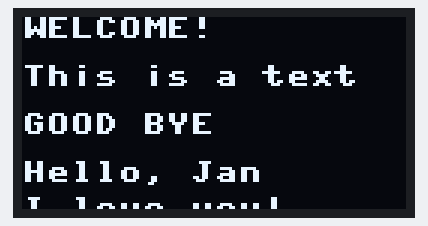
Bench run of a program on a simulated Raspberry Pi Pico running MicroPython. On the bench: 128×64 one-colour display. Library files of the repository ran but are not shown: ssd1306.py; what the program prints to the serial console is not drawn.

Above: at 2.3 s.
At 4.4 s:
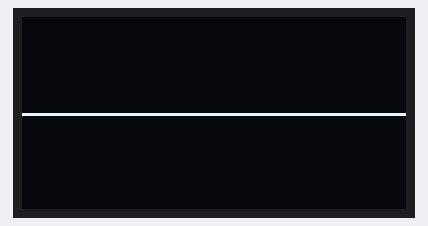
At 8.5 s:
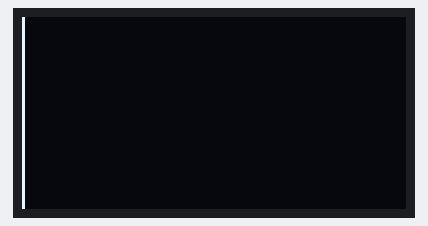
At 23.3 s:
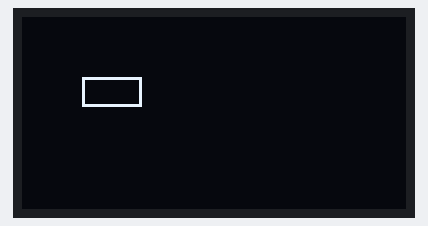
At 29.4 s:
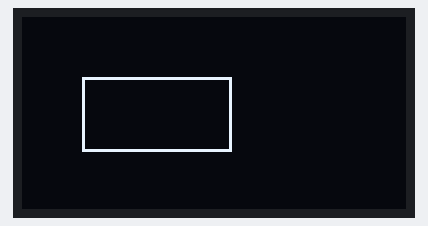
At 37.5 s:
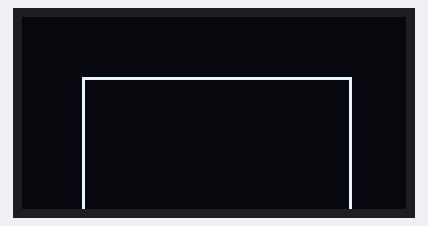

Measured:
- what the display in image 0 shows lasts 1.0 s, from 2.3 s to 3.3 s
- what the display in image 1 shows lasts 2.0 s, from 4.4 s to 6.4 s

The program:

oled_Tutorial.py
```python
# Complete project details at https://RandomNerdTutorials.com/raspberry-pi-pico-ssd1306-oled-micropython/
# have i2c scanner at bottom
#	https://microcontrollerslab.com/oled-display-raspberry-pi-pico-micropython-tutorial/
# this tutorial has good links to PIR and timers etc

# https://randomnerdtutorials.com/raspberry-pi-pico-ssd1306-oled-micropython/#comment-877114

from machine import Pin, SoftI2C,I2C
from ssd1306 import SSD1306_I2C
from time import sleep

#You can choose any other combination of I2C pins
i2c = SoftI2C(scl=Pin(3), sda=Pin(2))

I2C_ADDR = i2c.scan()[0]
print(hex(I2C_ADDR))


# Note, progranm did not work when I fed the number values for width and height in directly
oled_width = 128
oled_height = 64
oled = SSD1306_I2C(oled_width, oled_height, i2c, addr = 0x3d)
sleep(.2)
oled.text("WELCOME!", 0, 0,1)
# 4th arguembnet is color of text, 1 is white, o is black, 1=white = default
oled.text("This is a text", 0, 16,1)
oled.text("GOOD BYE", 0, 32,1)
oled.text('Hello, Jan', 0, 48)
oled.text('I love you!', 0, 60)
#oled.text('You are GREAT!', 0, 20)
sleep(2)
oled.show()
sleep(1)
oled.fill(0)
oled.show()


i2c=I2C(1,sda=Pin(2), scl=Pin(3), freq=400000)
oled = SSD1306_I2C(128, 64, i2c, addr = 0x3d)

while True:
      oled.pixel(64,32,1)
      oled.show()
      sleep(1)
      oled.fill(0)

      oled.hline(0,32,128,1)
      oled.show()
      sleep(2)
      oled.fill(0)


      oled.hline(40,40,10,1)	#the 3d arguement adds the lenghtn of the line
      oled.show()
      sleep(2)
      oled.fill(0)

      oled.vline(0, 0, 64, 1)		#3d arguement is length
      oled.show()
      sleep(2)
      oled.fill(0)

      oled.vline(64, 30, 10, 1)
      oled.show()
      sleep(2)
      oled.fill(0)


      oled.line(0, 0, 128, 64, 1)
      oled.show()
      sleep(1)
      oled.fill(0)
      x=0
      y=0
      while x<100:
          oled.line(x,10,50,64, 1)
          oled.show()
          sleep(.5)
          oled.fill(0)
          x=x+10


      oled.rect(20, 20, 64, 32, 1)
      oled.show()
      sleep(.5)
      oled.fill(0)
      x=0
      while x<100:
          oled.rect(20, 20, x, y, 1)
          oled.show()
          sleep(2)
          oled.fill(0)
          x=x+10
          y=y+5


      oled.fill_rect(20, 20, 64, 32, 1)
      oled.show()
      sleep(2)
      oled.fill(0)

'''
oled.invert(True)  and false to invert colors

The text() function only accepts variables of type String as a message. Sensor readings are usually stored in int or float variables.

If you want to display sensor readings and they are stored in int or float variables, they should be converted to a String. To convert the data to a string you can use the str() function:

temperature = 12.34
temperature_string = str(temperature)
Then, you can display the temperature_string variable on the OLED using the text() and show() methods:

oled.text(temperature_string, 0, 0)
oled.show()

'''
# i2c scanner
'''
import machine
sda=machine.Pin(2)
scl=machine.Pin(3)
i2c=machine.I2C(1,sda=sda, scl=scl, freq=400000)

print('Scan i2c bus...')
devices = i2c.scan()

if len(devices) == 0:
    print("No i2c device !")
else:
    print('i2c devices found:',len(devices))

for device in devices:
    print("Decimal address: ",device," | Hexa address: ",hex(device))

'''
```
